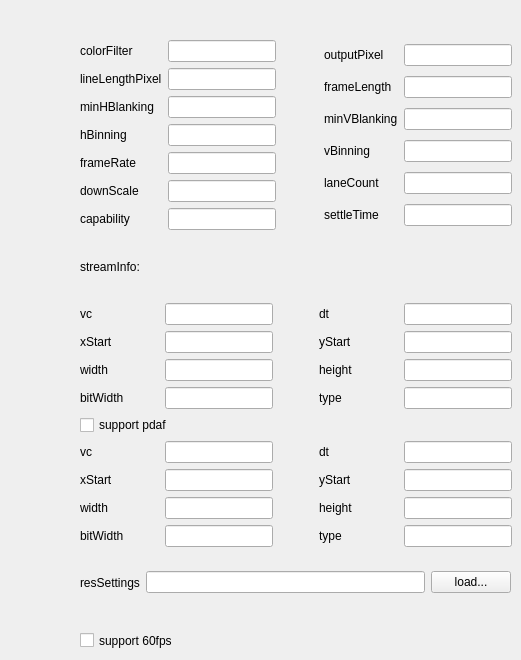
   <widget class="QWidget" name="tab_res2">
    <attribute name="title">
     <string>60fps</string>
    </attribute>
    <widget class="QWidget" name="layoutWidget_3">
     <property name="geometry">
      <rect>
       <x>80</x>
       <y>40</y>
       <width>432</width>
       <height>507</height>
      </rect>
     </property>
     <layout class="QVBoxLayout" name="verticalLayout_17">
      <item>
       <layout class="QHBoxLayout" name="horizontalLayout_73">
        <item>
         <layout class="QVBoxLayout" name="verticalLayout_18">
          <item>
           <layout class="QHBoxLayout" name="horizontalLayout_74" stretch="1,0">
            <item>
             <widget class="QLabel" name="label_70">
              <property name="text">
               <string>colorFilter</string>
              </property>
             </widget>
            </item>
            <item>
             <widget class="QLineEdit" name="colorFilter_3"/>
            </item>
           </layout>
          </item>
          <item>
           <layout class="QHBoxLayout" name="horizontalLayout_75" stretch="1,0">
            <item>
             <widget class="QLabel" name="label_71">
              <property name="text">
               <string>lineLengthPixel</string>
              </property>
             </widget>
            </item>
            <item>
             <widget class="QLineEdit" name="lineLengthPixel_3"/>
            </item>
           </layout>
          </item>
          <item>
           <layout class="QHBoxLayout" name="horizontalLayout_76" stretch="1,0">
            <item>
             <widget class="QLabel" name="label_72">
              <property name="text">
               <string>minHBlanking</string>
              </property>
             </widget>
            </item>
            <item>
             <widget class="QLineEdit" name="minHBlanking_3"/>
            </item>
           </layout>
          </item>
          <item>
           <layout class="QHBoxLayout" name="horizontalLayout_77" stretch="1,0">
            <item>
             <widget class="QLabel" name="label_73">
              <property name="text">
               <string>hBinning</string>
              </property>
             </widget>
            </item>
            <item>
             <widget class="QLineEdit" name="hBinning_3"/>
            </item>
           </layout>
          </item>
          <item>
           <layout class="QHBoxLayout" name="horizontalLayout_78" stretch="1,0">
            <item>
             <widget class="QLabel" name="label_74">
              <property name="text">
               <string>frameRate</string>
              </property>
             </widget>
            </item>
            <item>
             <widget class="QLineEdit" name="frameRate_3"/>
            </item>
           </layout>
          </item>
          <item>
           <layout class="QHBoxLayout" name="horizontalLayout_79" stretch="1,0">
            <item>
             <widget class="QLabel" name="label_75">
              <property name="text">
               <string>downScale</string>
              </property>
             </widget>
            </item>
            <item>
             <widget class="QLineEdit" name="downScale_3"/>
            </item>
           </layout>
          </item>
          <item>
           <layout class="QHBoxLayout" name="horizontalLayout_80" stretch="1,0">
            <item>
             <widget class="QLabel" name="label_76">
              <property name="text">
               <string>capability</string>
              </property>
             </widget>
            </item>
            <item>
             <widget class="QLineEdit" name="capability_3"/>
            </item>
           </layout>
          </item>
         </layout>
        </item>
        <item>
         <spacer name="horizontalSpacer_13">
          <property name="orientation">
           <enum>Qt::Horizontal</enum>
          </property>
          <property name="sizeHint" stdset="0">
           <size>
            <width>40</width>
            <height>20</height>
           </size>
          </property>
         </spacer>
        </item>
        <item>
         <layout class="QVBoxLayout" name="verticalLayout_19">
          <item>
           <layout class="QHBoxLayout" name="horizontalLayout_81" stretch="1,0">
            <item>
             <widget class="QLabel" name="label_77">
              <property name="text">
               <string>outputPixel</string>
              </property>
             </widget>
            </item>
            <item>
             <widget class="QLineEdit" name="outputPixel_3"/>
            </item>
           </layout>
          </item>
          <item>
           <layout class="QHBoxLayout" name="horizontalLayout_82" stretch="1,0">
            <item>
             <widget class="QLabel" name="label_78">
              <property name="text">
               <string>frameLength</string>
              </property>
             </widget>
            </item>
            <item>
             <widget class="QLineEdit" name="frameLength_3"/>
            </item>
           </layout>
          </item>
          <item>
           <layout class="QHBoxLayout" name="horizontalLayout_83" stretch="1,0">
            <item>
             <widget class="QLabel" name="label_79">
              <property name="text">
               <string>minVBlanking</string>
              </property>
             </widget>
            </item>
            <item>
             <widget class="QLineEdit" name="minVBlanking_3"/>
            </item>
           </layout>
          </item>
          <item>
           <layout class="QHBoxLayout" name="horizontalLayout_84" stretch="1,0">
            <item>
             <widget class="QLabel" name="label_80">
              <property name="text">
               <string>vBinning</string>
              </property>
             </widget>
            </item>
            <item>
             <widget class="QLineEdit" name="vBinning_3"/>
            </item>
           </layout>
          </item>
          <item>
           <layout class="QHBoxLayout" name="horizontalLayout_85" stretch="1,0">
            <item>
             <widget class="QLabel" name="label_81">
              <property name="text">
               <string>laneCount</string>
              </property>
             </widget>
            </item>
            <item>
             <widget class="QLineEdit" name="laneCount_3"/>
            </item>
           </layout>
          </item>
          <item>
           <layout class="QHBoxLayout" name="horizontalLayout_86" stretch="1,0">
            <item>
             <widget class="QLabel" name="label_82">
              <property name="text">
               <string>settleTime</string>
              </property>
             </widget>
            </item>
            <item>
             <widget class="QLineEdit" name="settleTime_3"/>
            </item>
           </layout>
          </item>
         </layout>
        </item>
       </layout>
      </item>
      <item>
       <layout class="QVBoxLayout" name="verticalLayout_20">
        <item>
         <widget class="QLabel" name="label_83">
          <property name="text">
           <string>streamInfo:</string>
          </property>
         </widget>
        </item>
        <item>
         <layout class="QHBoxLayout" name="horizontalLayout_87" stretch="1,0,1">
          <item>
           <layout class="QVBoxLayout" name="verticalLayout_21">
            <item>
             <layout class="QHBoxLayout" name="horizontalLayout_88" stretch="1,0">
              <item>
               <widget class="QLabel" name="label_84">
                <property name="text">
                 <string>vc</string>
                </property>
               </widget>
              </item>
              <item>
               <widget class="QLineEdit" name="vc_3"/>
              </item>
             </layout>
            </item>
            <item>
             <layout class="QHBoxLayout" name="horizontalLayout_89" stretch="1,0">
              <item>
               <widget class="QLabel" name="label_85">
                <property name="text">
                 <string>xStart</string>
                </property>
               </widget>
              </item>
              <item>
               <widget class="QLineEdit" name="xStart_3"/>
              </item>
             </layout>
            </item>
            <item>
             <layout class="QHBoxLayout" name="horizontalLayout_90" stretch="1,0">
              <item>
               <widget class="QLabel" name="label_86">
                <property name="text">
                 <string>width</string>
                </property>
               </widget>
              </item>
              <item>
               <widget class="QLineEdit" name="width_3"/>
              </item>
             </layout>
            </item>
            <item>
             <layout class="QHBoxLayout" name="horizontalLayout_91" stretch="1,0">
              <item>
               <widget class="QLabel" name="label_87">
                <property name="text">
                 <string>bitWidth</string>
                </property>
               </widget>
              </item>
              <item>
               <widget class="QLineEdit" name="bitWidth_3"/>
              </item>
             </layout>
            </item>
           </layout>
          </item>
          <item>
           <spacer name="horizontalSpacer_24">
            <property name="orientation">
             <enum>Qt::Horizontal</enum>
            </property>
            <property name="sizeHint" stdset="0">
             <size>
              <width>40</width>
              <height>20</height>
             </size>
            </property>
           </spacer>
          </item>
          <item>
           <layout class="QVBoxLayout" name="verticalLayout_22">
            <item>
             <layout class="QHBoxLayout" name="horizontalLayout_92" stretch="1,0">
              <item>
               <widget class="QLabel" name="label_88">
                <property name="text">
                 <string>dt</string>
                </property>
               </widget>
              </item>
              <item>
               <widget class="QLineEdit" name="dt_3"/>
              </item>
             </layout>
            </item>
            <item>
             <layout class="QHBoxLayout" name="horizontalLayout_93" stretch="1,0">
              <item>
               <widget class="QLabel" name="label_89">
                <property name="text">
                 <string>yStart</string>
                </property>
               </widget>
              </item>
              <item>
               <widget class="QLineEdit" name="yStart_3"/>
              </item>
             </layout>
            </item>
            <item>
             <layout class="QHBoxLayout" name="horizontalLayout_94" stretch="1,0">
              <item>
               <widget class="QLabel" name="label_90">
                <property name="text">
                 <string>height</string>
                </property>
               </widget>
              </item>
              <item>
               <widget class="QLineEdit" name="height_3"/>
              </item>
             </layout>
            </item>
            <item>
             <layout class="QHBoxLayout" name="horizontalLayout_95" stretch="1,0">
              <item>
               <widget class="QLabel" name="label_91">
                <property name="text">
                 <string>type</string>
                </property>
               </widget>
              </item>
              <item>
               <widget class="QLineEdit" name="type_3"/>
              </item>
             </layout>
            </item>
           </layout>
          </item>
         </layout>
        </item>
        <item>
         <widget class="QCheckBox" name="isSupportPdaf_3">
          <property name="text">
           <string>support pdaf</string>
          </property>
         </widget>
        </item>
        <item>
         <layout class="QHBoxLayout" name="horizontalLayout_96" stretch="1,0,1">
          <item>
           <layout class="QVBoxLayout" name="verticalLayout_23">
            <item>
             <layout class="QHBoxLayout" name="horizontalLayout_97" stretch="1,0">
              <item>
               <widget class="QLabel" name="label_92">
                <property name="text">
                 <string>vc</string>
                </property>
               </widget>
              </item>
              <item>
               <widget class="QLineEdit" name="pdaf_vc_3"/>
              </item>
             </layout>
            </item>
            <item>
             <layout class="QHBoxLayout" name="horizontalLayout_98" stretch="1,0">
              <item>
               <widget class="QLabel" name="label_93">
                <property name="text">
                 <string>xStart</string>
                </property>
               </widget>
              </item>
              <item>
               <widget class="QLineEdit" name="pdaf_xStart_3"/>
              </item>
             </layout>
            </item>
            <item>
             <layout class="QHBoxLayout" name="horizontalLayout_99" stretch="1,0">
              <item>
               <widget class="QLabel" name="label_94">
                <property name="text">
                 <string>width</string>
                </property>
               </widget>
              </item>
              <item>
               <widget class="QLineEdit" name="pdaf_width_3"/>
              </item>
             </layout>
            </item>
            <item>
             <layout class="QHBoxLayout" name="horizontalLayout_100" stretch="1,0">
              <item>
               <widget class="QLabel" name="label_95">
                <property name="text">
                 <string>bitWidth</string>
                </property>
               </widget>
              </item>
              <item>
               <widget class="QLineEdit" name="pdaf_bitWidth_3"/>
              </item>
             </layout>
            </item>
           </layout>
          </item>
          <item>
           <spacer name="horizontalSpacer_25">
            <property name="orientation">
             <enum>Qt::Horizontal</enum>
            </property>
            <property name="sizeHint" stdset="0">
             <size>
              <width>40</width>
              <height>20</height>
             </size>
            </property>
           </spacer>
          </item>
          <item>
           <layout class="QVBoxLayout" name="verticalLayout_24">
            <item>
             <layout class="QHBoxLayout" name="horizontalLayout_101" stretch="1,0">
              <item>
               <widget class="QLabel" name="label_96">
                <property name="text">
                 <string>dt</string>
                </property>
               </widget>
              </item>
              <item>
               <widget class="QLineEdit" name="pdaf_dt_3"/>
              </item>
             </layout>
            </item>
            <item>
             <layout class="QHBoxLayout" name="horizontalLayout_102" stretch="1,0">
              <item>
               <widget class="QLabel" name="label_97">
                <property name="text">
                 <string>yStart</string>
                </property>
               </widget>
              </item>
              <item>
               <widget class="QLineEdit" name="pdaf_yStart_3"/>
              </item>
             </layout>
            </item>
            <item>
             <layout class="QHBoxLayout" name="horizontalLayout_103" stretch="1,0">
              <item>
               <widget class="QLabel" name="label_98">
                <property name="text">
                 <string>height</string>
                </property>
               </widget>
              </item>
              <item>
               <widget class="QLineEdit" name="pdaf_height_3"/>
              </item>
             </layout>
            </item>
            <item>
             <layout class="QHBoxLayout" name="horizontalLayout_104" stretch="1,0">
              <item>
               <widget class="QLabel" name="label_99">
                <property name="text">
                 <string>type</string>
                </property>
               </widget>
              </item>
              <item>
               <widget class="QLineEdit" name="pdaf_type_3"/>
              </item>
             </layout>
            </item>
           </layout>
          </item>
         </layout>
        </item>
       </layout>
      </item>
     </layout>
    </widget>
    <widget class="QWidget" name="layoutWidget_7">
     <property name="geometry">
      <rect>
       <x>80</x>
       <y>570</y>
       <width>431</width>
       <height>25</height>
      </rect>
     </property>
     <layout class="QHBoxLayout" name="horizontalLayout_171">
      <item>
       <widget class="QLabel" name="label_162">
        <property name="text">
         <string>resSettings</string>
        </property>
       </widget>
      </item>
      <item>
       <widget class="QLineEdit" name="resSettings_3"/>
      </item>
      <item>
       <widget class="QPushButton" name="resSettings_load_3">
        <property name="cursor">
         <cursorShape>PointingHandCursor</cursorShape>
        </property>
        <property name="text">
         <string>load...</string>
        </property>
       </widget>
      </item>
     </layout>
    </widget>
    <widget class="QCheckBox" name="isSupport60fps">
     <property name="geometry">
      <rect>
       <x>80</x>
       <y>630</y>
       <width>121</width>
       <height>21</height>
      </rect>
     </property>
     <property name="text">
      <string>support 60fps</string>
     </property>
    </widget>
   </widget>
